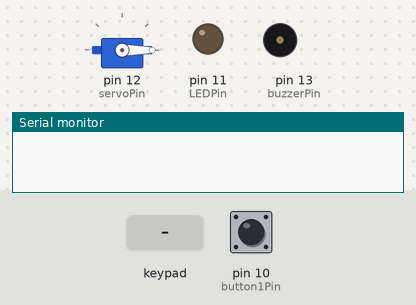
This sketch was run on a simulated Arduino Uno, built with avr-gcc and run on an emulated ATmega328P. Parts: servo, output pins drawn as LEDs (lit = HIGH), buzzer (waves = sounding, pin HIGH), the last lines printed to the serial monitor. Inputs (shaded band) come from the test bench; at power-on: pin 10 (button1Pin) LOW.

Above: at 1.2 s.
1.3 s: key '4' pressed
At 1.7 s:
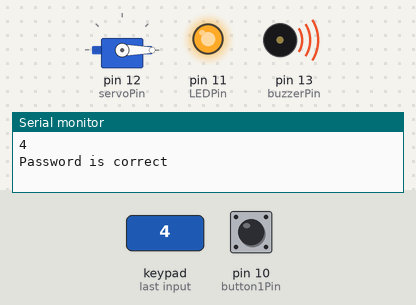
At 2.5 s:
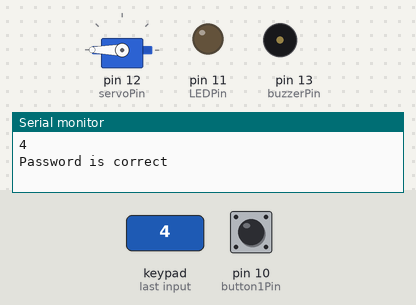
4.3 s: keypad keys 6 7 8 9 # pressed 0.4 s apart
9.0 s: key 'D' pressed
10.5 s: keypad keys 6 7 8 9 * pressed 0.4 s apart
14.0 s: key 'C' pressed
15.5 s: keypad keys 6 7 8 9 A pressed 0.4 s apart
Timing chart, 0 to 18.5 s (numbered marks = the images above; inputs shaded):
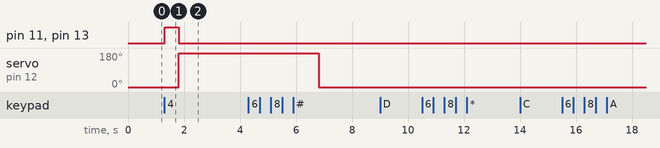

Measured:
- after the input at 1.3 s, pin 11 (LEDPin), pin 13 (buzzerPin): LOW → HIGH at once, → LOW 0.50 s later; servo on pin 12 (servoPin): 0° → 180° after 0.51 s

The sketch:

diy_keypad_lock.ino
```cpp
#include <Keypad.h>
#include <Servo.h>

Servo TP;

const int button1Pin = 10;
const int LEDPin = 11;
const int servoPin = 12;
int button1State = 0;
int button2State = 0;
const int buzzerPin = 13;

const byte ROWS = 4;
const byte COLS = 4;

char hexaKeys[ROWS][COLS] = {
  {'D','#','7','3'},
  {'C','*','6','2'},
  {'B','9','5','1'},
  {'A','8','4','0'}
};

byte rowPins[ROWS] = {2, 3, 4, 5};
byte colPins[COLS] = {6, 7, 8, 9};

Keypad customKeypad = Keypad( makeKeymap(hexaKeys), rowPins, colPins, ROWS, COLS);

const char password= '1234';
char input;

void verify(char input){
  if(input == password){
    Serial.println("Password is correct");
    digitalWrite(buzzerPin, HIGH);
    digitalWrite(LEDPin, HIGH);
    delay(500);
    digitalWrite(buzzerPin, LOW);
    digitalWrite(LEDPin, LOW);
    TP.write(180);
    delay(5000);
    TP.write(0);
    Serial.println("Locking");
  }else{
    TP.write(0);
  }
}

void setup(){
  Serial.begin(9600);
  TP.attach(servoPin);
  pinMode(servoPin, OUTPUT);
  pinMode(button1Pin, INPUT);
  pinMode(buzzerPin, OUTPUT);
  pinMode(LEDPin, OUTPUT);
}

void loop(){
    button1State = digitalRead(button1Pin);
    char customKey = customKeypad.getKey();

    if(customKey){
      input = customKey;
      Serial.print(customKey);
      Serial.println("");
      verify(input);
    }else{
      TP.write(0);
    }

}
```
